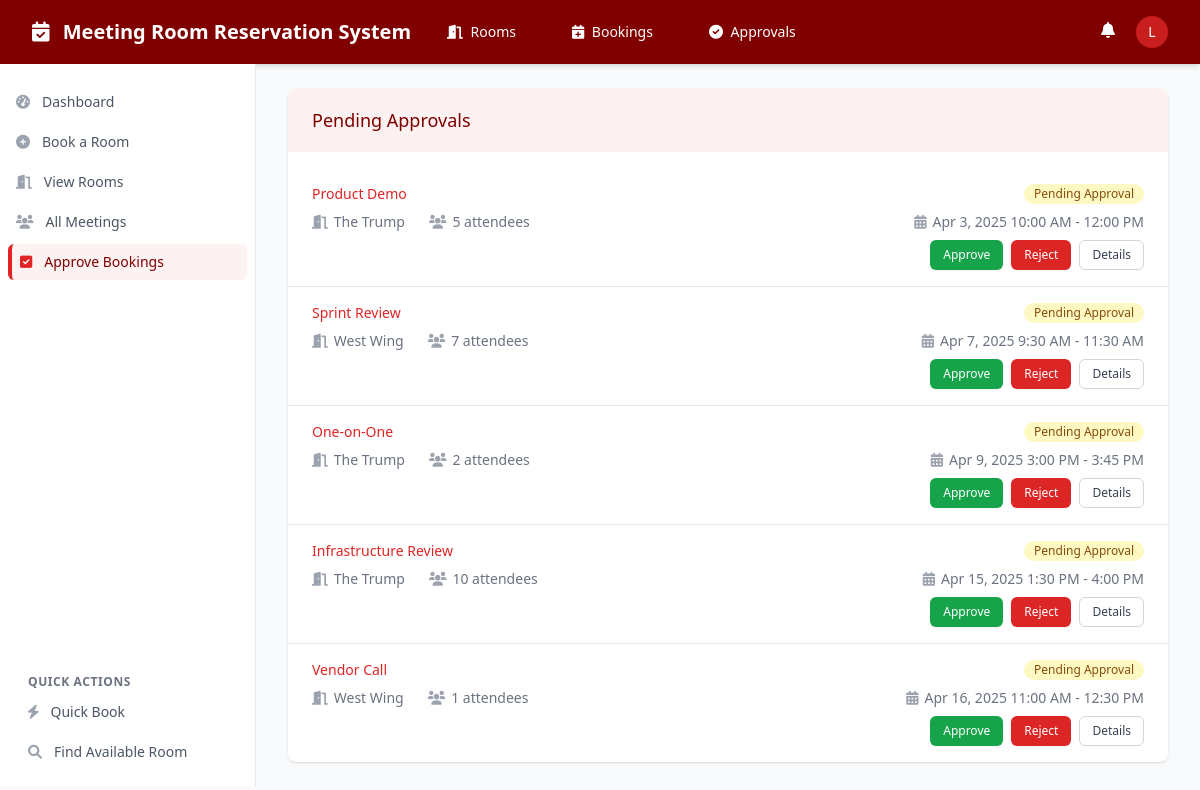
Page /approvals.php (signed in) on the committed database.
### tables this page shows
CREATE TABLE bookings (
    booking_id INTEGER PRIMARY KEY AUTOINCREMENT,
    room_id INTEGER NOT NULL,
    user_id INTEGER NOT NULL,
    event_name TEXT NOT NULL,
    start_time DATETIME NOT NULL,
    end_time DATETIME NOT NULL,
    attendees_count INTEGER NOT NULL,
    status TEXT DEFAULT 'Pending', -- Pending, Approved, Rejected, Cancelled, Completed
    approver_id INTEGER,
    approval_notes TEXT,
    google_calendar_event_id TEXT, -- For calendar integration
    created_at DATETIME DEFAULT CURRENT_TIMESTAMP,
    FOREIGN KEY (room_id) REFERENCES boardrooms(room_id),
    FOREIGN KEY (user_id) REFERENCES users(user_id),
    FOREIGN KEY (approver_id) REFERENCES users(user_id)
);

CREATE TABLE boardrooms (
    room_id INTEGER PRIMARY KEY AUTOINCREMENT,
    room_name TEXT NOT NULL UNIQUE,
    capacity INTEGER NOT NULL,
    location TEXT NOT NULL,
    amenities TEXT, -- JSON string of available amenities
    is_active BOOLEAN DEFAULT TRUE,
    thumbnail_url TEXT -- URL for room image
);

### approvals.php (the view)
<?php
require_once 'includes/header.php';
$pending_approvals = $db->prepare("
SELECT b.booking_id, b.event_name, b.attendees_count, b.start_time, b.end_time, b.status, r.room_name
FROM bookings b
JOIN boardrooms r ON b.room_id = r.room_id
WHERE b.status = 'Pending';
");
$pending_approvals->execute();
$pendingApprovals = $pending_approvals->fetchAll(PDO::FETCH_ASSOC);
?>
<div class="bg-white shadow overflow-hidden sm:rounded-lg">
    <div class="px-4 py-5 sm:px-6 bg-maroon-50 mb-4">
        <h3 class="text-lg leading-6 font-medium text-maroon-900">Pending Approvals</h3>
    </div>
    <?php if (empty($pendingApprovals)): ?>
        <div class="mt-12 text-center py-12">
            <i class="fas fa-users text-4xl text-gray-400 mb-3"></i>
            <h3 class="text-lg font-medium text-gray-900">Oops, Seems like you have no pending booking requests</h3>
            <p class="mt-1 text-sm text-gray-500">Please come back later for more
            </p>
        </div>
    <?php else: ?>
        <ul class="divide-y divide-gray-200 mt-2">
            <?php foreach ($pendingApprovals as $booking): ?>
                <li>
                    <div class="px-4 py-4 sm:px-6">
                        <div class="flex items-center justify-between">
                            <p class="text-sm font-medium text-maroon-600 truncate">
                                <?= $booking['event_name'] ?>
                            </p>
                            <div class="ml-2 flex-shrink-0 flex">
                                <span class="inline-flex items-center px-2.5 py-0.5 rounded-full text-xs font-medium bg-yellow-100 text-yellow-800">
                                    Pending Approval
                                </span>
                            </div>
                        </div>
                        <div class="mt-2 sm:flex sm:justify-between">
                            <div class="sm:flex">
                                <p class="flex items-center text-sm text-gray-500">
                                    <i class="fas fa-door-open text-gray-400 mr-1.5"></i>
                                    <?= $booking['room_name'] ?>
                                </p>
                                <p class="mt-2 flex items-center text-sm text-gray-500 sm:mt-0 sm:ml-6">
                                    <i class="fas fa-users text-gray-400 mr-1.5"></i>
                                    <?= $booking['attendees_count'] ?> attendees
                                </p>
                            </div>
                            <div class="mt-2 flex items-center text-sm text-gray-500 sm:mt-0">
                                <i class="fas fa-calendar-alt text-gray-400 mr-1.5"></i>
                                <time datetime="<?= date('Y-m-d\TH:i:s', strtotime($booking['start_time'])) ?>">
                                    <?= date('M j, Y g:i A', strtotime($booking['start_time'])) ?> - <?= date('g:i A', strtotime($booking['end_time'])) ?>
                                </time>
                            </div>
                        </div>
                        <div class="mt-2 flex justify-end space-x-2">
                            <a href="approve_booking.php?id=<?= $booking['booking_id'] ?>" class="inline-flex items-center px-3 py-1.5 border border-transparent text-xs font-medium rounded-md shadow-sm text-white bg-green-600 hover:bg-green-700 focus:outline-none focus:ring-2 focus:ring-offset-2 focus:ring-green-500">
                                Approve
                            </a>
                            <a href="reject_booking.php?id=<?= $booking['booking_id'] ?>" class="inline-flex items-center px-3 py-1.5 border border-transparent text-xs font-medium rounded-md shadow-sm text-white bg-red-600 hover:bg-red-700 focus:outline-none focus:ring-2 focus:ring-offset-2 focus:ring-red-500">
                                Reject
                            </a>
                            <a href="booking_details.php?id=<?= $booking['booking_id'] ?>" class="inline-flex items-center px-3 py-1.5 border border-gray-300 text-xs font-medium rounded-md text-gray-700 bg-white hover:bg-gray-50 focus:outline-none focus:ring-2 focus:ring-offset-2 focus:ring-maroon-500">
                                Details
                            </a>
                        </div>
                    </div>
                </li>
            <?php endforeach; ?>
        </ul>
    <?php endif; ?>
</div>
</body>
</html>

### rows in the picture
bookings: event_name "Product Demo", room.room_name "The Trump", attendees_count "5", start_time "Apr 3, 2025 10:00 AM", end_time "12:00 PM"
bookings: event_name "Sprint Review", room.room_name "West Wing", attendees_count "7", start_time "Apr 7, 2025 9:30 AM", end_time "11:30 AM"
bookings: event_name "One-on-One", room.room_name "The Trump", attendees_count "2", start_time "Apr 9, 2025 3:00 PM", end_time "3:45 PM"
bookings: event_name "Infrastructure Review", room.room_name "The Trump", attendees_count "10", start_time "Apr 15, 2025 1:30 PM", end_time "4:00 PM"
bookings: event_name "Vendor Call", room.room_name "West Wing", attendees_count "1", start_time "Apr 16, 2025 11:00 AM", end_time "12:30 PM"

### other values in the picture
substr($_SESSION['first_name'], 0, 1) "L"
